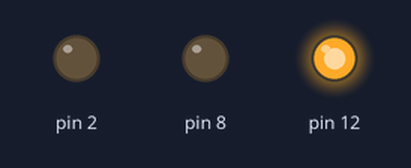
The sketch below on a simulated Arduino Uno, built with avr-gcc and run on an emulated ATmega328P. On the bench: output pins drawn as LEDs (lit = HIGH).

Above: at 0.07 s.
At 0.52 s:
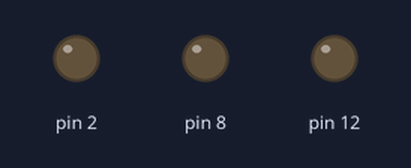
At 1.42 s:
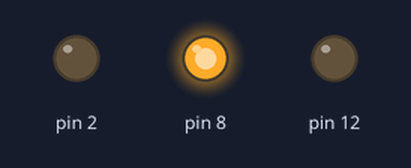
At 2.77 s:
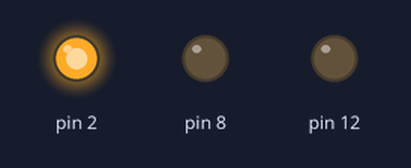
Timing chart, 0 to 3.1 s (numbered marks = the images above):
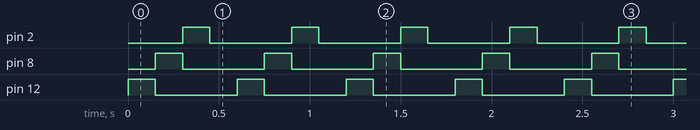

Measured:
- by itself, pin 2, pin 8, pin 12: alternates HIGH for 0.15 s and LOW for 0.45 s
- by itself, everything shown: repeats every 0.60 s, in 4 steps

The sketch:

PISCA2.ino
```cpp
void setup()
{
  //Define a porta do led como saida
  pinMode(12, OUTPUT);
  pinMode(8, OUTPUT);
  pinMode(2, OUTPUT);
}

void loop()
{


  digitalWrite(12, HIGH);
  digitalWrite(8, LOW);
  digitalWrite(2, LOW);
  digitalWrite(6, LOW);
  delay (150);

  digitalWrite(12, LOW);
  digitalWrite(8, HIGH);
  digitalWrite(2, LOW);
  digitalWrite(6, LOW);
  delay (150);

  digitalWrite(12, LOW);
  digitalWrite(8, LOW);
  digitalWrite(2, HIGH);
  digitalWrite(6, LOW);
  delay (150);

  digitalWrite(12, LOW);
  digitalWrite(8, LOW);
  digitalWrite(2, LOW);
  digitalWrite(6, HIGH);
  delay (150);
}
```
